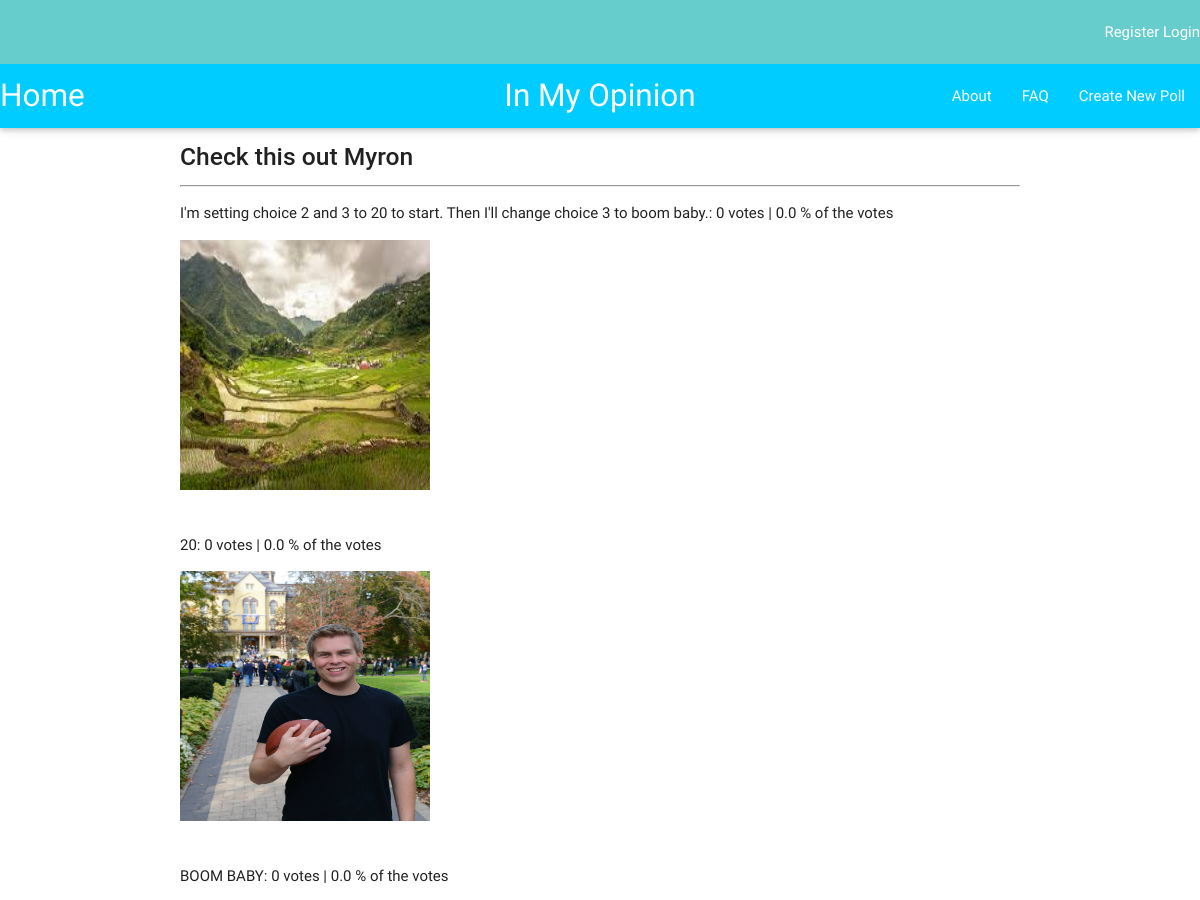
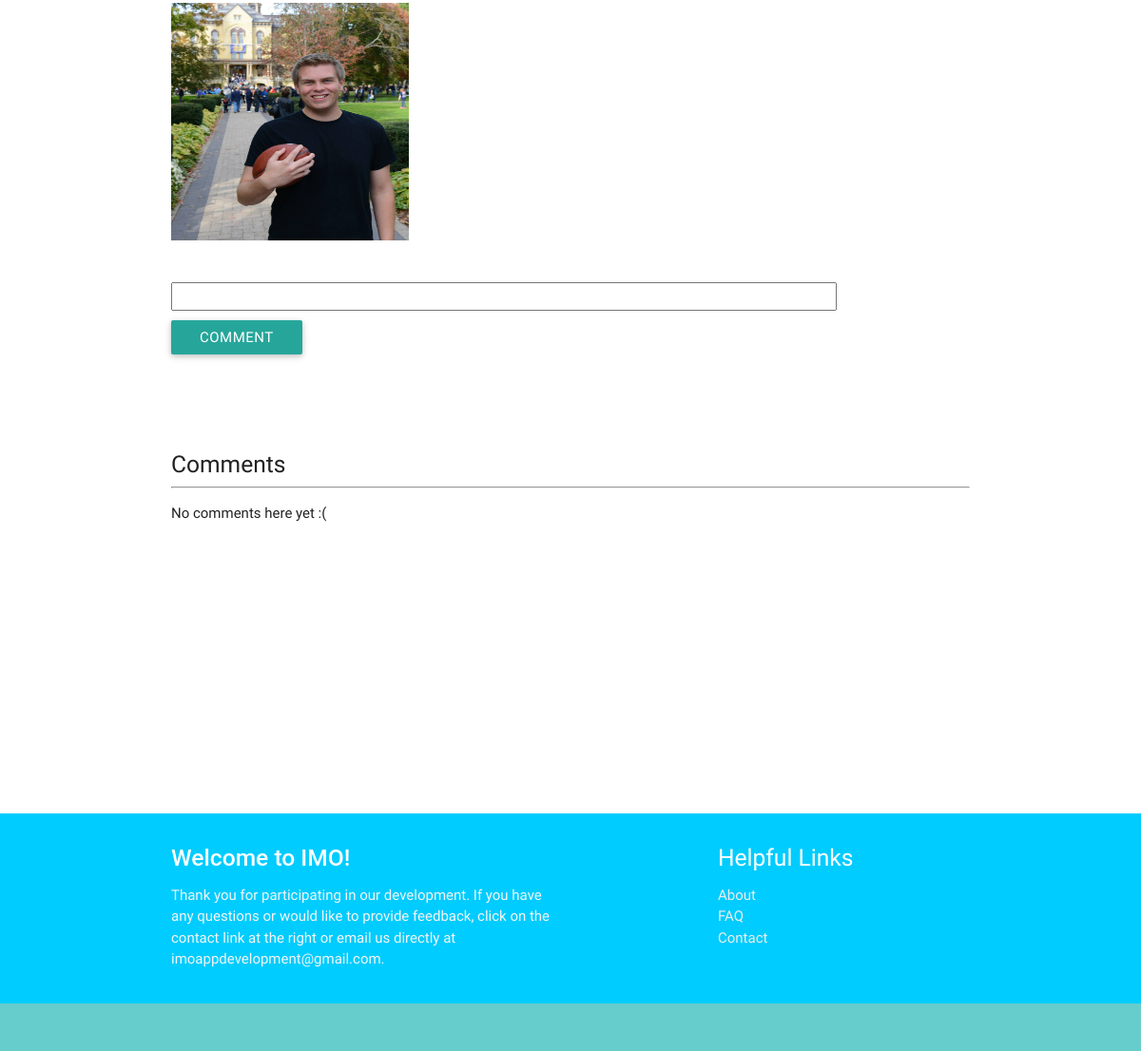
Page /imo_app/102/results/ on the committed database (2 pictures, top to bottom).
### imo_app/models.py (models this page shows, shortened)
class Question(models.Model):
    author = models.ForeignKey(UserProfile, on_delete=models.CASCADE)
    question_text = models.CharField(max_length=200)
    description = models.TextField(default = '')
    pub_date = models.DateTimeField('date published')
    choice1 = models.CharField(null=True, blank=True, default = '', max_length = 200)
    image1 = models.ImageField(null=True, blank=True)
    choice2 = models.CharField(null=True, blank=True, default = '', max_length = 200)
    image2 = models.ImageField(null=True, blank=True)
    choice3 = models.CharField(null=True, blank=True, default = '', max_length = 200)
    image3 = models.ImageField(null=True, blank=True)
    total_votes = models.IntegerField(default = 1.0)
    class Meta:
        ordering = ['-pub_date']

class Choice(models.Model):
    question = models.ForeignKey(Question, on_delete=models.CASCADE)
    image = models.ImageField(null=True, blank=True)
    choice_text = models.CharField(max_length=200)
    votes = models.IntegerField(default=0)
    percentage = models.FloatField(default=0)

### imo_app/views.py (the view)
# urls.py: url(r'^(?P<question_id>[0-9]+)/results/$', views.results, name = 'results'),
def results(request, question_id):
    q = Question.objects.get(id = question_id)
    c = Comment.objects.filter(question=q)
    author = q.author.user.username
    if (author == request.user.username):
        check_author = '1'
    else:
        check_author = ''
    choices = Choice.objects.filter(question = q)
    for i in choices:
        i.percentage = round((i.votes / q.total_votes) * 100, 2)
    context = {'question':q, 'choices': choices, 'comments': c, 'check_author': check_author}
    return render(request, 'imo_app/results.html', context)

### imo_app/templates/imo_app/results.html (shortened to what this page needs)
{% extends "imo_app/base.html" %}
{% block content %}
  <p><h5><strong>{{question.question_text}}</strong></h5></p>
  <hr></hr>
  {% for c in choices %}
      {% if c.choice_text or c.image != '' %}
      <p>{{ c.choice_text }}: {{c.votes}} votes | {{ c.percentage }} % of the votes</p>
      {% endif %}
      {% if c.image != '' %}
      <img src='{{ c.image.url }}' class='img-responsive' width="250px" height="250px" />
      {% endif %}
      <br></br>
  {% endfor %}
  <form action="{% url 'imo_app:add_comment' question.id %}" method="post">
  <p><input type="TextArea" style = "height:30px; width:700px" class = 'comment_text' value="" name='comment_text'/></p>
  <input type="submit" value="Comment" class='btn' size=50%; />
  </form>
  <br></br>
  <br></br>
  <h5> Comments </h5>
      <hr>
  {% for i in comments %}
      <div class="Comments">
          <div class="date"><strong>{{ i.author }}</strong> <i>{{ i.pub_date }}</i></div>
          <div class="divider"></div>
          <p>{{ i.comment_text }}</p>
          <br></br>
      </div>
  {% empty %}
      <p>No comments here yet :(</p>
  {% endfor %}
<br></br>
<br></br>
<br></br>
{% endblock content %}

### rows in the picture
Question: question_text "Check this out Myron"
Choice: choice_text "I'm setting choice 2 and 3 to 20 to start. Then I'll change choice 3 to boom baby.", votes "0", percentage "0.0", image (picture)
Choice: choice_text "20", votes "0", percentage "0.0", image (picture)
Choice: choice_text "BOOM BABY", votes "0", percentage "0.0", image (picture)
